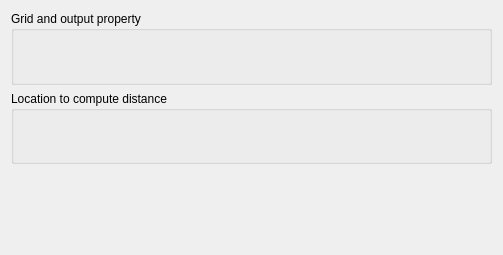
<?xml version="1.0" encoding="UTF-8"?>
<ui version="4.0">
 <class>Form</class>
 <widget class="QWidget" name="Form">
  <property name="geometry">
   <rect>
    <x>0</x>
    <y>0</y>
    <width>503</width>
    <height>255</height>
   </rect>
  </property>
  <property name="windowTitle">
   <string>Form</string>
  </property>
  <property name="AlgorithmCategory" stdset="0">
   <string>DEMO</string>
  </property>
  <property name="AlgorithmDescription" stdset="0">
   <string>Test with custom widget</string>
  </property>
  <layout class="QVBoxLayout" name="verticalLayout_3">
   <item>
    <widget class="QGroupBox" name="groupBox">
     <property name="title">
      <string>Grid and output property</string>
     </property>
     <layout class="QVBoxLayout" name="verticalLayout">
      <item>
       <widget class="GridSelector" name="Grid_Name"/>
      </item>
      <item>
       <widget class="Output_property_selector" name="Output_name"/>
      </item>
     </layout>
    </widget>
   </item>
   <item>
    <widget class="QGroupBox" name="groupBox_2">
     <property name="title">
      <string>Location to compute distance</string>
     </property>
     <layout class="QVBoxLayout" name="verticalLayout_2">
      <item>
       <widget class="Location_widget" name="Point"/>
      </item>
     </layout>
    </widget>
   </item>
   <item>
    <widget class="Processor_selector" name="Nb_processors"/>
   </item>
  </layout>
 </widget>
 <customwidgets>
  <customwidget>
   <class>Output_property_selector</class>
   <extends>QWidget</extends>
   <header>qtplugins/output_selectors.h</header>
  </customwidget>
  <customwidget>
   <class>GridSelector</class>
   <extends>QWidget</extends>
   <header>qtplugins/selectors.h</header>
  </customwidget>
  <customwidget>
   <class>Processor_selector</class>
   <extends>QWidget</extends>
   <header>qtplugins/processor_selectors.h</header>
  </customwidget>
  <customwidget>
   <class>Location_widget</class>
   <extends>QWidget</extends>
   <header>Location_widget.h</header>
  </customwidget>
 </customwidgets>
 <resources/>
 <connections/>
</ui>
